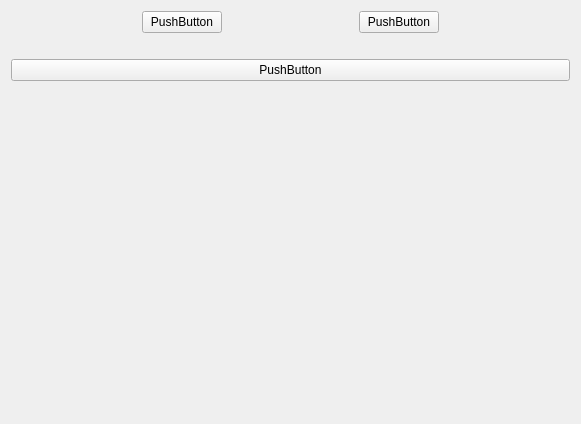
<?xml version="1.0" encoding="UTF-8"?>
<ui version="4.0">
 <class>FirstTrainingScreen</class>
 <widget class="QWidget" name="FirstTrainingScreen">
  <property name="geometry">
   <rect>
    <x>0</x>
    <y>0</y>
    <width>581</width>
    <height>424</height>
   </rect>
  </property>
  <property name="windowTitle">
   <string>Form</string>
  </property>
  <layout class="QVBoxLayout" name="verticalLayout">
   <item>
    <layout class="QHBoxLayout" name="horizontalLayout">
     <item>
      <spacer name="horizontalSpacer">
       <property name="orientation">
        <enum>Qt::Horizontal</enum>
       </property>
       <property name="sizeHint" stdset="0">
        <size>
         <width>40</width>
         <height>20</height>
        </size>
       </property>
      </spacer>
     </item>
     <item>
      <widget class="QPushButton" name="pushButton">
       <property name="text">
        <string>PushButton</string>
       </property>
      </widget>
     </item>
     <item>
      <spacer name="horizontalSpacer_3">
       <property name="orientation">
        <enum>Qt::Horizontal</enum>
       </property>
       <property name="sizeHint" stdset="0">
        <size>
         <width>40</width>
         <height>20</height>
        </size>
       </property>
      </spacer>
     </item>
     <item>
      <widget class="QPushButton" name="pushButton_3">
       <property name="text">
        <string>PushButton</string>
       </property>
      </widget>
     </item>
     <item>
      <spacer name="horizontalSpacer_2">
       <property name="orientation">
        <enum>Qt::Horizontal</enum>
       </property>
       <property name="sizeHint" stdset="0">
        <size>
         <width>40</width>
         <height>20</height>
        </size>
       </property>
      </spacer>
     </item>
    </layout>
   </item>
   <item>
    <spacer name="verticalSpacer_2">
     <property name="orientation">
      <enum>Qt::Vertical</enum>
     </property>
     <property name="sizeType">
      <enum>QSizePolicy::Fixed</enum>
     </property>
     <property name="sizeHint" stdset="0">
      <size>
       <width>20</width>
       <height>20</height>
      </size>
     </property>
    </spacer>
   </item>
   <item>
    <widget class="QPushButton" name="pushButton_2">
     <property name="text">
      <string>PushButton</string>
     </property>
    </widget>
   </item>
   <item>
    <spacer name="verticalSpacer">
     <property name="orientation">
      <enum>Qt::Vertical</enum>
     </property>
     <property name="sizeHint" stdset="0">
      <size>
       <width>20</width>
       <height>40</height>
      </size>
     </property>
    </spacer>
   </item>
  </layout>
 </widget>
 <resources/>
 <connections/>
</ui>
